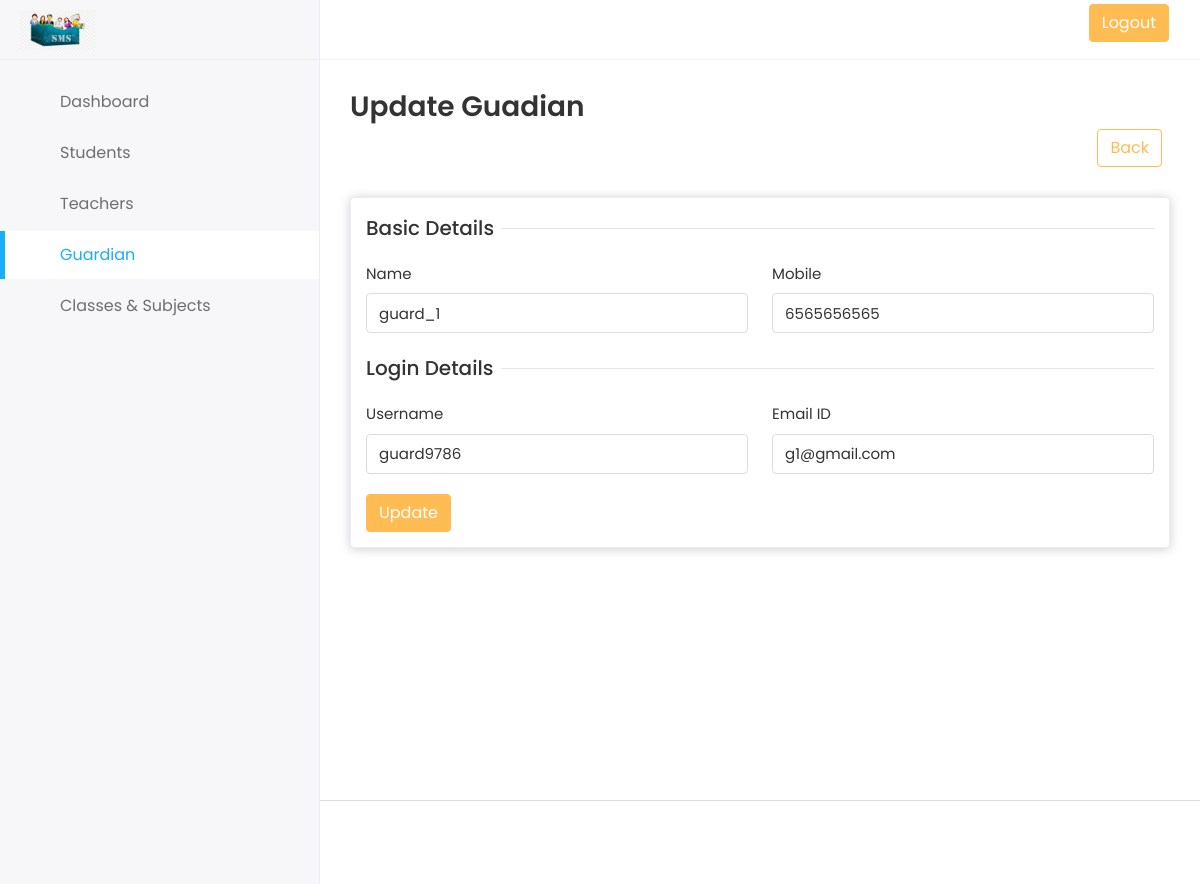
/edit-guardian.php?EditGId=81 (signed in), run on the app's committed database.
### tables this page shows
CREATE TABLE `tbl_user` (
  `user_id` int(11) NOT NULL,
  `std_guardian_id` int(11) NOT NULL,
  `std_teacher_id` int(11) NOT NULL,
  `std_class_id` int(11) NOT NULL,
  `std_subject_id` varchar(100) NOT NULL,
  `user_name` varchar(100) NOT NULL,
  `user_password` varchar(100) NOT NULL,
  `name` varchar(100) NOT NULL,
  `email` varchar(100) NOT NULL,
  `dob` varchar(100) DEFAULT NULL,
  `doj` varchar(100) DEFAULT NULL,
  `mobile` varchar(15) NOT NULL,
  `gender` enum('M','F') DEFAULT NULL,
  `user_role` enum('P','T','G','S') NOT NULL,
  `user_status` enum('Active','Inactive') NOT NULL DEFAULT 'Active',
  `created_date` timestamp NOT NULL DEFAULT CURRENT_TIMESTAMP ON UPDATE CURRENT_TIMESTAMP,
  `updated_date` varchar(100) NOT NULL
);

### edit-guardian.php (the view, shortened to what this page needs)
<?php
if($_REQUEST['EditGId']=='')
{
    header("location:guardian.php");
}
else
{
    $EditId = $_REQUEST['EditGId'];
}
include("admin-header.php");
include("admin-sidebar.php");
    ?>
    <?php
$reso_guard = "SELECT * FROM tbl_user WHERE 1 AND user_id='$EditId' AND user_role='G'";
$numrows_guard = mysqli_query($con,$reso_guard);
$result_gurad = mysqli_fetch_array($numrows_guard);
extract($result_gurad);
?>
      <div class="page-wrapper">
        <div class="content container-fluid">
          <div class="page-header">
            <div class="row align-items-center">
              <div class="col">
                <h3 class="page-title">Update Guadian</h3>
                <div class="col-auto text-end float-end ms-auto">
                <a href="guardian.php" class="btn btn-outline-primary me-2"
                  >Back</a
                >
              </div>
              </div>
            </div>
          </div>
          <div class="row">
            <div class="col-sm-12">
              <div class="card">
                <div class="card-body">
                  <form action="" method="post">
                    <div class="row">
                      <div class="col-12">
                        <h5 class="form-title"><span>Basic Details</span></h5>
                      </div>
                      <div class="col-12 col-sm-6">
                        <div class="form-group">
                          <label>Name</label>
                          <input type="text" value="<?php echo $name ?>" name="name" id="name" class="form-control" />
                        </div>
                      </div>
                      <div class="col-12 col-sm-6">
                        <div class="form-group">
                          <label>Mobile</label>
                          <input type="text" value="<?php echo $mobile ?>" name="mobile" id="mobile" class="form-control" />
                        </div>
                      </div>
                      <div class="col-12">
                        <h5 class="form-title"><span>Login Details</span></h5>
                      </div>
                      <div class="col-12 col-sm-6">
                        <div class="form-group">
                          <label>Username</label>
                          <input type="text" value="<?php echo $user_name ?>"  name="user_name" id="user_name" class="form-control" />
                        </div>
                      </div>
                      <div class="col-12 col-sm-6">
                        <div class="form-group">
                          <label>Email ID</label>
                          <input type="email" value="<?php echo $email ?>" name="email" id="email" class="form-control" />
                        </div>
                      </div>
                      <div class="col-12">
                        <button type="submit" name="Submit" class="btn btn-primary">
                          Update
                        </button>
                      </div>
                    </div>
                  </form>
                </div>
              </div>
            </div>
          </div>
        </div>
      </div>
    </div>
<?php include("admin-footer.php") ?>

### data on the page
tbl_user: name "guard_1", mobile "6565656565", user_name "guard9786", email "g1@gmail.com"
